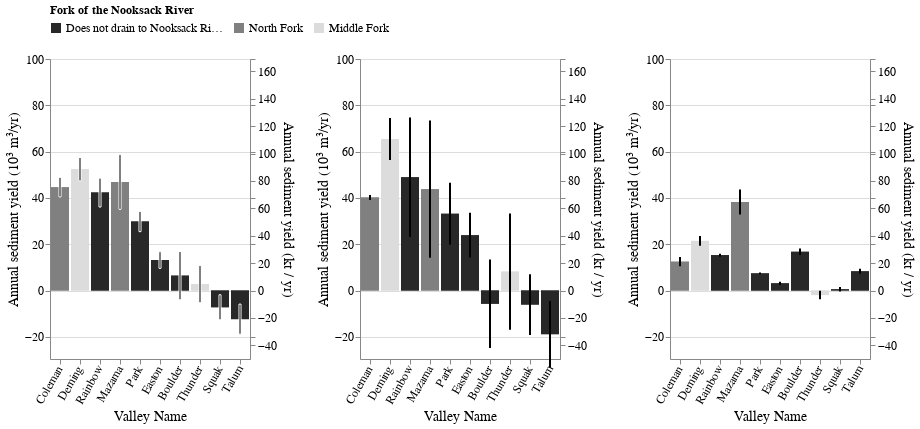

Notebook cell for this chart:
### Code cell
fig_width=200
fig_height=300
yield_domain = [-50, 168.99999999999997]
volume_domain = [-29585.79881656805/1000, 100]

src = net_measurements.drop(columns=['time interval']).drop(columns='index')
src['Annual Mass Wasted'] = -src['Annual Mass Wasted']/1000
src['Lower CI'] = -src['Lower CI']/1000
src['Upper CI'] = -src['Upper CI']/1000
src['Lower CI sediment yield'] = -src['Lower CI sediment yield']/1000
src['Upper CI sediment yield'] = -src['Upper CI sediment yield']/1000

src['sediment yield (t / yr)'] = src['sediment yield (t / yr)']/1000

src_bounding = src[src['named interval'] == 'bounding']
base = alt.Chart(src_bounding).encode(alt.X("Valley Name", axis=alt.Axis(labelAngle = -60), sort=valley_sorting)).properties(width=fig_width, height=fig_height)
volume = base.mark_bar().encode(
    alt.Y("Annual Mass Wasted:Q", title='Annual sediment yield (10³ m³/yr)', sort=valley_sorting, scale=alt.Scale(domain=volume_domain, nice=False)),
    alt.Color("Fork of the Nooksack River:N")
)
sedyield = base.mark_bar().encode(
    alt.Y("sediment yield (t / yr):Q", sort=valley_sorting, scale=alt.Scale(domain=yield_domain, nice=False), title='Annual sediment yield (kt / yr)'),
    alt.Color("Fork of the Nooksack River:N", scale = alt.Scale(
        domain = [
            'Does not drain to Nooksack River',
            "North Fork",
            "Middle Fork"
        ],
        range = ['#282828', '#808080' , '#DCDCDC'])
    )
)
error_bars = base.mark_bar(width=2, color='black', stroke='white').encode(
        alt.Y("Lower CI:Q", scale=alt.Scale(domain=volume_domain, nice=False), title='', axis=alt.Axis(labels=False)),
    alt.Y2("Upper CI:Q", title='')
)
bounding_chart = alt.layer(volume, sedyield, error_bars).resolve_scale(y='independent')

src_advance = src[src['named interval'] == 'advance']
base = alt.Chart(src_advance).encode(alt.X("Valley Name", axis=alt.Axis(labelAngle = -60), sort=valley_sorting)).properties(width=fig_width, height=fig_height)
volume = base.mark_bar().encode(
    alt.Y("Annual Mass Wasted:Q", title='Annual sediment yield (10³ m³/yr)', sort=valley_sorting, scale=alt.Scale(domain=volume_domain, nice=False)),
    alt.Color("Fork of the Nooksack River:N")
)
sedyield = base.mark_bar().encode(
    alt.Y("sediment yield (t / yr):Q", sort=valley_sorting, scale=alt.Scale(domain=yield_domain, nice=False), title='Annual sediment yield (kt / yr)'),
    alt.Color("Fork of the Nooksack River:N")
)
error_bars = base.mark_bar(width=2, color='black').encode(
        alt.Y("Lower CI:Q", scale=alt.Scale(domain=volume_domain, nice=False), title='', axis=alt.Axis(labels=False)),
    alt.Y2("Upper CI:Q", title='')
)
advance_chart = alt.layer(volume, sedyield, error_bars).resolve_scale(y='independent')


src_retreat = src[src['named interval'] == 'retreat']
base = alt.Chart(src_retreat).encode(alt.X("Valley Name", axis=alt.Axis(labelAngle = -60), sort=valley_sorting)).properties(width=fig_width, height=fig_height)
volume = base.mark_bar().encode(
    alt.Y("Annual Mass Wasted:Q", title='Annual sediment yield (10³ m³/yr)', sort=valley_sorting, scale=alt.Scale(domain=volume_domain, nice=False)),
    alt.Color("Fork of the Nooksack River:N")
)
sedyield = base.mark_bar().encode(
    alt.Y("sediment yield (t / yr):Q", sort=valley_sorting, scale=alt.Scale(domain=yield_domain, nice=False), title='Annual sediment yield (kt / yr)'),
    alt.Color("Fork of the Nooksack River:N")
)
error_bars = base.mark_bar(width=2, color='black').encode(
    alt.Y("Lower CI:Q", scale=alt.Scale(domain=volume_domain, nice=False), title='', axis=alt.Axis(labels=False)),
    alt.Y2("Upper CI:Q", title='')
)
retreat_chart = alt.layer(volume, sedyield, error_bars).resolve_scale(y='independent')

(
    bounding_chart | 
    advance_chart | 
    retreat_chart
).configure_legend(titleFontSize=12, labelFontSize=12, orient='top').configure_axis(labelFontSize=12, titleFontSize=14, titleFontWeight='normal')
